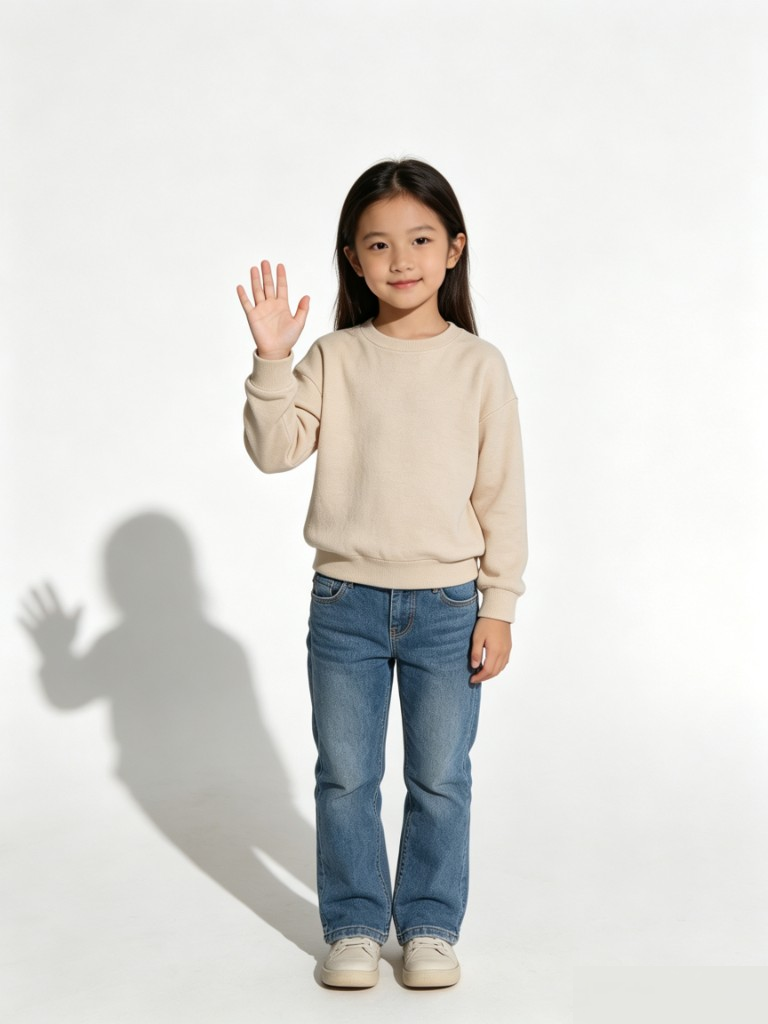
#> input picture docs/prototypes/XOLOME DIY Tab Prototype/covers-v2/diy-realtime-person-clean.png, 768 x 1024 px, given in place of guide-person.png, which was not available
$ python fix-guide-frames.py
#> lines starting #> are read from the running program, lines starting #| are printed output that depends on the picture; after the words box and inside, x2 and y2 are one past the last pixel; in counts of white or black regions, pixels touching at a corner belong together; pictures that were not available may be replaced by others from this repository, and a replacement may not be noted
"""Rebuild shooting guides: remove Doubao BR watermarks, re-frame cleanly.

Surgical scrub on source (dark→#000, floor glyphs→clone from above),
then extract photo with extra bottom/right trim so the watermark band
is cropped off before framing into a fresh black rounded viewfinder.
"""
from __future__ import annotations

from pathlib import Path

import cv2
import numpy as np
from PIL import Image, ImageDraw

OUT = Path(r"d:\cursoe_code\XOLOME DIY Tab Prototype\covers-v2")
SRC = OUT / "_src"

SOURCES = {
    "person": SRC / "guide_person_viewfinder_src.png",
    "pet": SRC / "guide_pet_viewfinder_src.png",
    "toy": SRC / "guide_toy_viewfinder_src.png",
}


def open_rgb(path: Path) -> Image.Image:
    im = Image.open(path)
    if im.mode in ("RGBA", "LA"):
        bg = Image.new("RGB", im.size, (0, 0, 0))
        bg.paste(im, mask=im.split()[-1])
        return bg
    return im.convert("RGB")


# [99 lines left out: functions scrub_source, heal_photo_br, extract_photo, not called in this run]


def save(im: Image.Image, name: str) -> None:
    path = OUT / name
    tmp = OUT / f".tmp_{name}"
    im.save(tmp, "PNG")
    try:
        tmp.replace(path)
    except OSError:
        alt = OUT / f"_new_{name}"
        im.save(alt, "PNG")
        path.write_bytes(alt.read_bytes())
        alt.unlink(missing_ok=True)
        tmp.unlink(missing_ok=True)
    print(f"OK {name} {im.size[0]}x{im.size[1]}")


def subject_portrait_crop(im: Image.Image, aspect: float = 3 / 4) -> Image.Image:
    """Crop wide studio shot to a portrait window that keeps the full subject."""
    arr = np.asarray(im)
    h, w = arr.shape[:2]
    g = cv2.cvtColor(arr, cv2.COLOR_RGB2GRAY)
    sat = cv2.cvtColor(arr, cv2.COLOR_RGB2HSV)[:, :, 1]
    blur = cv2.GaussianBlur(g, (0, 0), 24)
    diff = cv2.subtract(blur, g)
    core = ((g < 210) | (sat > 26) | (diff > 8)).astype(np.uint8) * 255
    core = cv2.morphologyEx(core, cv2.MORPH_CLOSE, np.ones((9, 9), np.uint8))
    n, labels, stats, cents = cv2.connectedComponentsWithStats(core, 8)
    best, best_score = -1, -1.0
    for i in range(1, n):
        area = stats[i, cv2.CC_STAT_AREA]
        if area < h * w * 0.006:
            continue
        cx, cy = cents[i]
        score = float(area) - abs(cx - w / 2) * 40 - abs(cy - h * 0.55) * 6
        if score > best_score:
            best_score, best = score, i
    if best < 0:
        return im
    x0 = stats[best, cv2.CC_STAT_LEFT]
    y0 = stats[best, cv2.CC_STAT_TOP]
    bw = stats[best, cv2.CC_STAT_WIDTH]
    bh = stats[best, cv2.CC_STAT_HEIGHT]
    # Pad so head/feet/shadow stay inside
    pad_x = int(bw * 0.55)
    pad_y_top = int(bh * 0.14)
    pad_y_bot = int(bh * 0.22)  # extra room for feet + floor
    sx0 = max(0, x0 - pad_x)
    sx1 = min(w, x0 + bw + pad_x)
    sy0 = max(0, y0 - pad_y_top)
    sy1 = min(h, y0 + bh + pad_y_bot)
    # Expand to target portrait aspect without clipping subject box
    box_w, box_h = sx1 - sx0, sy1 - sy0
    target_h = max(box_h, int(round(box_w / aspect)))
    target_w = max(box_w, int(round(target_h * aspect)))
    if target_w > w:
        target_w = w
        target_h = int(round(target_w / aspect))
    if target_h > h:
        target_h = h
        target_w = int(round(target_h * aspect))
    cx = (sx0 + sx1) // 2
    # Bias down slightly so feet have room
    cy = int((sy0 + sy1) * 0.52)
    nx0 = max(0, min(w - target_w, cx - target_w // 2))
    ny0 = max(0, min(h - target_h, cy - target_h // 2))
    # Prefer keeping bottom (feet) if we had to shift
    if sy1 > ny0 + target_h:
        ny0 = max(0, sy1 - target_h)
    if sy0 < ny0:
        # Shift up only enough to keep head; never sacrifice feet box
        ny0 = max(0, min(h - target_h, sy1 - target_h))
    return im.crop((nx0, ny0, nx0 + target_w, ny0 + target_h))


# [49 lines left out: function scrub_white_studio_wm, not called in this run]


def strip_green_crosshair(im: Image.Image) -> Image.Image:
    """Remove baked neon-green aiming cross from AI viewfinder sources."""
    arr = np.asarray(im).copy()
    h, w, _ = arr.shape
    r, g, b = arr[:, :, 0].astype(np.int16), arr[:, :, 1].astype(np.int16), arr[:, :, 2].astype(np.int16)
    green = (g > 140) & (g > r + 40) & (g > b + 25) & (r < 160)
    # Prefer center region (viewfinder crosshair)
    yy = np.arange(h)[:, None]
    xx = np.arange(w)[None, :]
    center = (np.abs(yy - h / 2) < h * 0.18) & (np.abs(xx - w / 2) < w * 0.18)
    mask = np.zeros((h, w), np.uint8)
    mask[green & center] = 255
    # Also catch any green arms that spilled slightly outside
    mask[green] = np.maximum(mask[green], 255)
    if not mask.any():
        return im
    # Keep only components near center
    n, labels, stats, cents = cv2.connectedComponentsWithStats(mask, 8)
    keep = np.zeros((h, w), np.uint8)
    for i in range(1, n):
        cx, cy = cents[i]
        if abs(cx - w / 2) < w * 0.22 and abs(cy - h / 2) < h * 0.22:
            keep[labels == i] = 255
    if not keep.any():
        keep = mask
    keep = cv2.dilate(keep, np.ones((5, 5), np.uint8), iterations=3)
    bgr = cv2.cvtColor(arr, cv2.COLOR_RGB2BGR)
    out = cv2.inpaint(bgr, keep, 7, cv2.INPAINT_TELEA)
    return Image.fromarray(cv2.cvtColor(out, cv2.COLOR_BGR2RGB))


# [31 lines left out: function soft_scrub_photo_br, not called in this run]


def trim_polaroid_margin(im: Image.Image) -> Image.Image:
    """If source is a Polaroid-style white matte, crop to the photo island."""
    g = np.asarray(im.convert("L"))
    h, w = g.shape
    # White margin: top/side median very bright AND bottom band also bright
    edge = float(np.median(np.concatenate([g[:20, :].ravel(), g[:, :20].ravel(), g[:, -20:].ravel()])))
    bottom = float(np.median(g[int(h * 0.92) :, :]))
    if edge < 220 or bottom < 200:
        return im
    # Find darker content (carpet / subject) vs white matte
    content = (g < 230).astype(np.uint8) * 255
    content = cv2.morphologyEx(content, cv2.MORPH_OPEN, np.ones((9, 9), np.uint8))
    ys, xs = np.where(content > 0)
    if len(xs) < 500:
        return im
    x0, x1 = int(xs.min()), int(xs.max()) + 1
    y0, y1 = int(ys.min()), int(ys.max()) + 1
    # Require meaningful inset from edges
    if x0 < 8 or y0 < 8 or (w - x1) < 8:
        return im
    pad = 2
    return im.crop((max(0, x0 - pad), max(0, y0 - pad), min(w, x1 + pad), min(h, y1 + pad)))


# [29 lines left out: function pad_feet_floor, not called in this run]


def apply_barrel_distortion(im: Image.Image, strength: float = 0.11) -> Image.Image:
    """Mild barrel distortion — phone / compact-lens look (subtle, not fisheye)."""
    arr = np.asarray(im)
    h, w = arr.shape[:2]
    if h < 32 or w < 32:
        return im
    yy, xx = np.mgrid[0:h, 0:w].astype(np.float32)
    cx, cy = (w - 1) * 0.5, (h - 1) * 0.5
    # Normalize by half-diagonal so corners ≈ 1.0
    scale = max(cx, cy)
    xn = (xx - cx) / scale
    yn = (yy - cy) / scale
    r2 = xn * xn + yn * yn
    # Sample farther out at edges → barrel curve
    factor = 1.0 + strength * r2
    map_x = (cx + xn * factor * scale).astype(np.float32)
    map_y = (cy + yn * factor * scale).astype(np.float32)
    out = cv2.remap(
        arr,
        map_x,
        map_y,
        interpolation=cv2.INTER_LINEAR,
        borderMode=cv2.BORDER_REPLICATE,
    )
    return Image.fromarray(out)


def apply_lens_vignette(
    im: Image.Image,
    *,
    start: float = 0.45,
    amount: float = 0.38,
    floor: float = 0.58,
) -> Image.Image:
    """Radial falloff toward corners (optical vignette)."""
    arr = np.asarray(im).astype(np.float32)
    h, w = arr.shape[:2]
    yy, xx = np.mgrid[0:h, 0:w].astype(np.float32)
    cx, cy = (w - 1) * 0.5, (h - 1) * 0.5
    # Elliptical normalize to window
    nx = (xx - cx) / max(1.0, cx)
    ny = (yy - cy) / max(1.0, cy)
    r = np.sqrt(nx * nx + ny * ny)
    # Smoothstep falloff past `start`
    t = np.clip((r - start) / max(1e-6, 1.35 - start), 0.0, 1.0)
    t = t * t * (3.0 - 2.0 * t)
    vig = np.clip(1.0 - amount * t, floor, 1.0)[..., None]
    out = np.clip(arr * vig, 0, 255).astype(np.uint8)
    return Image.fromarray(out)


def draw_viewfinder_overlay(
    im: Image.Image,
    window: tuple[int, int, int, int],
    *,
    color: tuple[int, int, int] = (64, 232, 92),
) -> Image.Image:
    """Camera-lens chrome: segmented AF +, corner brackets, thin LCD rim."""
    out = im.copy()
    x0, y0, x1, y1 = window
    ww, wh = x1 - x0, y1 - y0
    cx, cy = (x0 + x1) // 2, (y0 + y1) // 2
    draw = ImageDraw.Draw(out)

    # Inner LCD rim just inside black bezel
    inset = 3
    draw.rounded_rectangle(
        [x0 + inset, y0 + inset, x1 - inset - 1, y1 - inset - 1],
        radius=max(8, min(ww, wh) // 18),
        outline=(28, 32, 30),
        width=2,
    )

    # Corner AF brackets
    br = max(18, min(ww, wh) // 14)
    bt = max(3, min(ww, wh) // 90)
    corners = [
        (x0 + 14, y0 + 14, 1, 1),
        (x1 - 14, y0 + 14, -1, 1),
        (x0 + 14, y1 - 14, 1, -1),
        (x1 - 14, y1 - 14, -1, -1),
    ]
    for ox, oy, sx, sy in corners:
        hx0, hx1 = sorted((ox, ox + sx * br))
        hy0, hy1 = oy - bt // 2, oy + bt // 2
        draw.rectangle([hx0, hy0, hx1, hy1], fill=color)
        vx0, vx1 = ox - bt // 2, ox + bt // 2
        vy0, vy1 = sorted((oy, oy + sy * br))
        draw.rectangle([vx0, vy0, vx1, vy1], fill=color)

    # Segmented center crosshair
    arm = max(40, min(78, ww // 9))
    gap = max(8, arm // 6)
    t = max(3, arm // 16)
    seg = max(10, arm // 3)
    draw.rectangle([cx - gap - arm, cy - t // 2, cx - gap - seg, cy + t // 2], fill=color)
    draw.rectangle([cx + gap + seg, cy - t // 2, cx + gap + arm, cy + t // 2], fill=color)
    draw.rectangle([cx - t // 2, cy - gap - arm, cx + t // 2, cy - gap - seg], fill=color)
    draw.rectangle([cx - t // 2, cy + gap + seg, cx + t // 2, cy + gap + arm], fill=color)
    draw.rectangle([cx - gap - seg + 2, cy - t // 2, cx - gap, cy + t // 2], fill=color)
    draw.rectangle([cx + gap, cy - t // 2, cx + gap + seg - 2, cy + t // 2], fill=color)
    draw.rectangle([cx - t // 2, cy - gap - seg + 2, cx + t // 2, cy - gap], fill=color)
    draw.rectangle([cx - t // 2, cy + gap, cx + t // 2, cy + gap + seg - 2], fill=color)
    tick = max(2, t)
    draw.rectangle([cx - tick, cy - 1, cx + tick, cy + 1], fill=color)
    draw.rectangle([cx - 1, cy - tick, cx + 1, cy + tick], fill=color)

    return out


def rebuild_guide(
    photo: Image.Image,
    tw: int = 768,
    th: int = 1024,
    radius: int = 52,
    *,
    feet_room: bool = False,
) -> Image.Image:
    """Frame photo in a camera-like black viewfinder with lens look + AF overlay."""
    margin_x, margin_top = 40, 36
    margin_bot = 110 if feet_room else 52
    max_w, max_h = tw - margin_x * 2, th - margin_top - margin_bot
    iw, ih = photo.size
    scale = min(max_w / iw, max_h / ih)
    nw, nh = max(1, int(round(iw * scale))), max(1, int(round(ih * scale)))
    resized = photo.resize((nw, nh), Image.Resampling.LANCZOS)
    # Optical look: barrel + vignette on the photo plate only
    resized = apply_barrel_distortion(resized, strength=0.10)
    resized = apply_lens_vignette(resized, start=0.42, amount=0.42, floor=0.55)
    x = (tw - nw) // 2
    y = margin_top + max(0, (max_h - nh) // 3)
    s = 4
    mask_hi = Image.new("L", (tw * s, th * s), 0)
    ImageDraw.Draw(mask_hi).rounded_rectangle(
        [x * s, y * s, (x + nw) * s, (y + nh) * s],
        radius=radius * s,
        fill=255,
    )
    mask = mask_hi.resize((tw, th), Image.Resampling.LANCZOS)
    photo_layer = Image.new("RGB", (tw, th), (0, 0, 0))
    photo_layer.paste(resized, (x, y))
    black = Image.new("RGB", (tw, th), (0, 0, 0))
    framed = Image.composite(photo_layer, black, mask)
    return draw_viewfinder_overlay(framed, (x, y, x + nw, y + nh))

def is_viewfinder_framed(im: Image.Image) -> bool:
    """True if image already has a dark rounded viewfinder bezel."""
    g = np.asarray(im.convert("L"))
    h, w = g.shape
    edge = float(np.median(np.concatenate([g[:, :16].ravel(), g[:, -16:].ravel(), g[:16, :].ravel()])))
    return edge < 40


def main() -> None:
    for key in ("person", "pet", "toy"):
        src = SOURCES[key]
        if not src.exists():
            src = OUT / f"guide-{key}.png"
        print(key)
        raw = strip_green_crosshair(open_rgb(src))
#> in open_rgb, im is the input picture: PIL image 768x1024 RGB; mean R, G, B 218.9, 217.8, 214.5
#> in strip_green_crosshair, `r, g, b = arr[:, :, 0].astype(np.int16), arr[:, :, 1].astype(np.int16)..`:
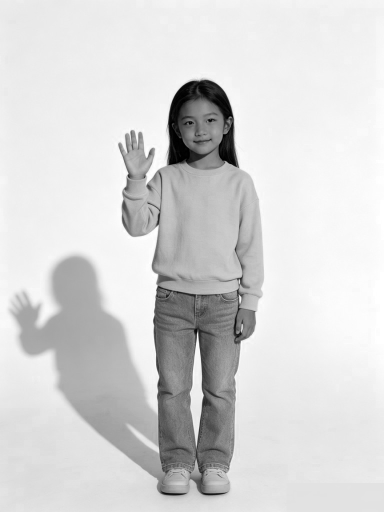
#> b: shape (1024, 768) int16 (shown at 1/2 size); min 0, max 255, mean 214.5
        if is_viewfinder_framed(raw):
            # Drop old bezel (and BR watermark on it); rebuild clean rounded frame
#> in is_viewfinder_framed, `edge = float(np.median(np.concatenate([g[:, :16].ravel(), g[:, -16:].r..`: edge = 243
            photo = extract_photo(raw, thr=35)
            pw, ph = photo.size
            # Mild BR trim only — keep feet (watermark usually on dropped black bezel)
            photo = photo.crop((0, 0, pw - max(6, int(pw * 0.01)), ph - max(8, int(ph * 0.012))))
            photo = strip_green_crosshair(photo)
            print(f"  extract+reframe {photo.size[0]}x{photo.size[1]}")
            guide = rebuild_guide(photo, feet_room=(key == "person"))
            save(guide, f"guide-{key}.png")
            continue
        gray = np.asarray(raw.convert("L"))
        is_studio = float(np.median(gray[: gray.shape[0] // 5])) > 180
#> is_studio = True
        if is_studio:
            before = raw.size
            photo = trim_polaroid_margin(raw)
#> in trim_polaroid_margin, `edge = float(np.median(np.concatenate([g[:20, :].ravel(), g[:, :20].ra..`: edge = 242
#> in trim_polaroid_margin, `bottom = float(np.median(g[int(h * 0.92) :, :]))`: bottom = 228
#> in trim_polaroid_margin, `content = cv2.morphologyEx(content, cv2.MORPH_OPEN, np.ones((9, 9), np..`:
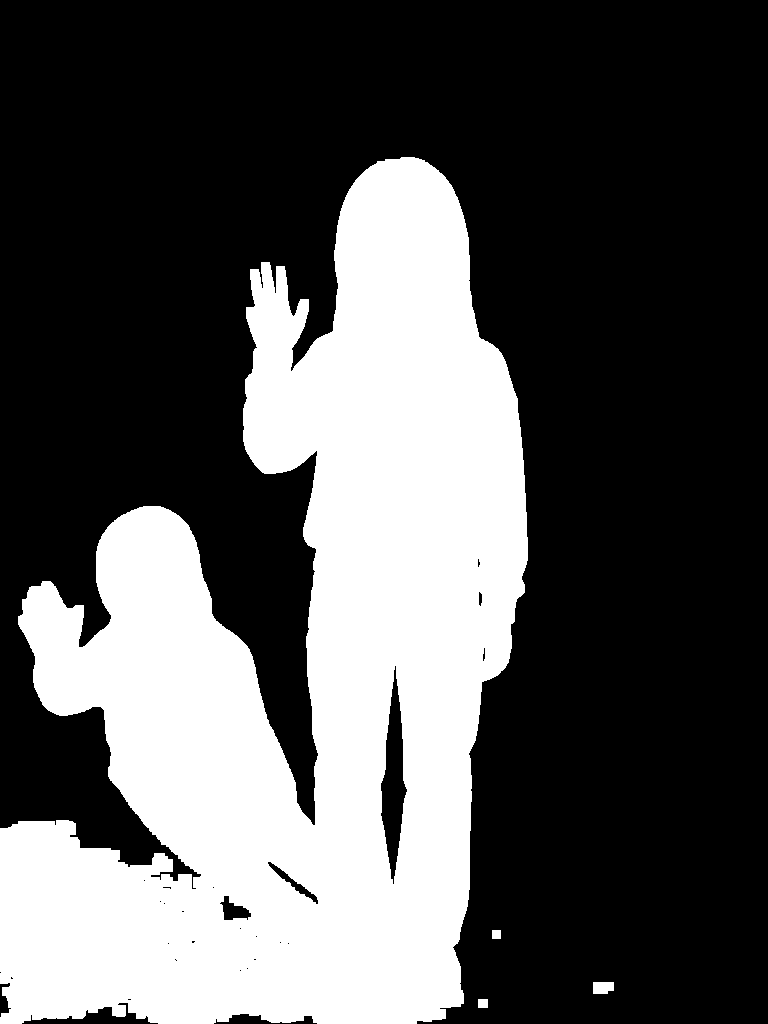
#> content: shape (1024, 768); 33.5% white; 4 white regions, box (x1, y1, x2, y2) and area: (0, 157, 528, 1024) 263128, (593, 982, 614, 994) 234, (478, 999, 488, 1008) 90, (492, 930, 501, 939) 81
#> in trim_polaroid_margin, `x0, x1 = int(xs.min()), int(xs.max()) + 1`: x0 = 0; x1 = 614
#> in trim_polaroid_margin, `y0, y1 = int(ys.min()), int(ys.max()) + 1`: y0 = 157; y1 = 1024
            was_polaroid = photo.size != before
            photo = subject_portrait_crop(photo)
#> in subject_portrait_crop, `core = cv2.morphologyEx(core, cv2.MORPH_CLOSE, np.ones((9, 9), np.uint..`:
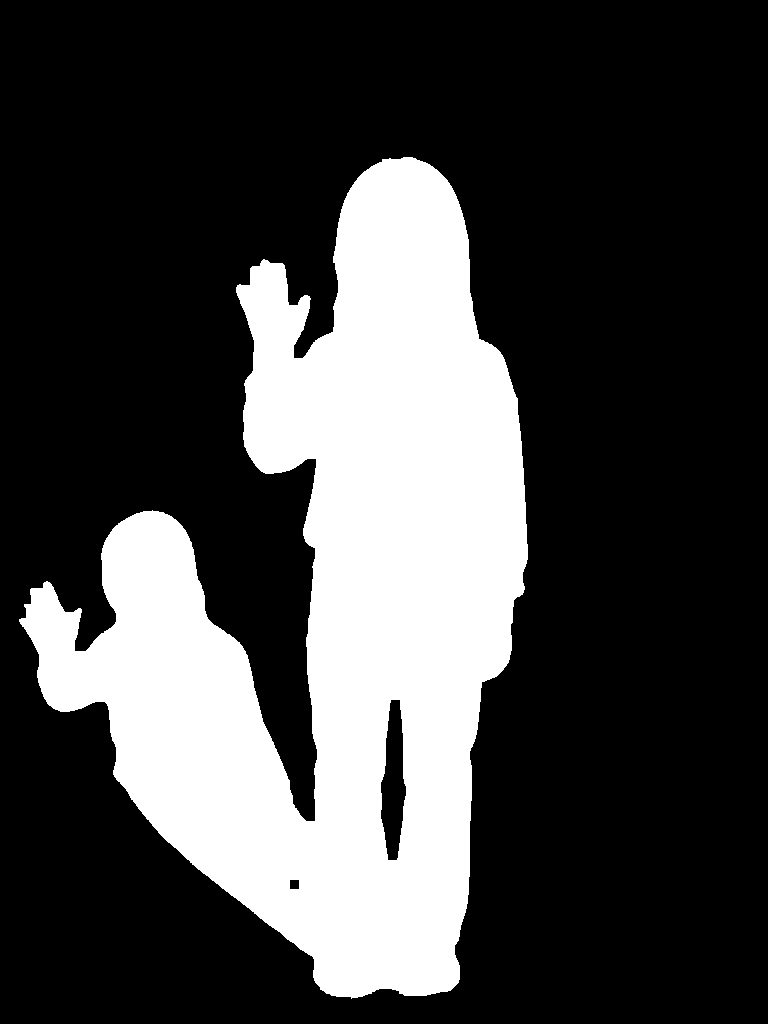
#> core: shape (1024, 768); 26.6% white; 1 white region, box (x1, y1, x2, y2) and area: (19, 157, 528, 999) 208925
#> in subject_portrait_crop, `n, labels, stats, cents = cv2.connectedComponentsWithStats(core, 8)`: n = 2; stats = [[0, 0, 768, 1024, 577507], [19, 157, 509, 842, 208925]]; cents = [[401, 477.3], [335.1, 606.1]]
#> the loop in subject_portrait_crop, `for i in range(1, n):` made 1 pass
#> (area, cx, cy, score, best_score, best) on pass 1: (208925, 335.1, 606.1, 206712, 206712, 1)
#> after the loop in subject_portrait_crop, `for i in range(1, n):`: best = 1; best_score = 206712
#> in subject_portrait_crop, `x0 = stats[best, cv2.CC_STAT_LEFT]`: x0 = 19
#> in subject_portrait_crop, `y0 = stats[best, cv2.CC_STAT_TOP]`: y0 = 157
#> in subject_portrait_crop, `bw = stats[best, cv2.CC_STAT_WIDTH]`: bw = 509
#> in subject_portrait_crop, `bh = stats[best, cv2.CC_STAT_HEIGHT]`: bh = 842
#> in subject_portrait_crop, `pad_x = int(bw * 0.55)`: pad_x = 279
#> in subject_portrait_crop, `pad_y_top = int(bh * 0.14)`: pad_y_top = 117
#> in subject_portrait_crop, `pad_y_bot = int(bh * 0.22)`: pad_y_bot = 185
#> in subject_portrait_crop, `sx0 = max(0, x0 - pad_x)`: sx0 = 0
#> in subject_portrait_crop, `sx1 = min(w, x0 + bw + pad_x)`: sx1 = 768
#> in subject_portrait_crop, `sy0 = max(0, y0 - pad_y_top)`: sy0 = 40
#> in subject_portrait_crop, `sy1 = min(h, y0 + bh + pad_y_bot)`: sy1 = 1024
#> in subject_portrait_crop, `box_w, box_h = sx1 - sx0, sy1 - sy0`: box_w = 768; box_h = 984
#> in subject_portrait_crop, `target_h = max(box_h, int(round(box_w / aspect)))`: target_h = 1024
#> in subject_portrait_crop, `target_w = max(box_w, int(round(target_h * aspect)))`: target_w = 768
#> in subject_portrait_crop, `cx = (sx0 + sx1) // 2`: cx = 384
#> in subject_portrait_crop, `cy = int((sy0 + sy1) * 0.52)`: cy = 553
#> in subject_portrait_crop, `nx0 = max(0, min(w - target_w, cx - target_w // 2))`: nx0 = 0
            pw, ph = photo.size
            if was_polaroid:
                # Watermark lived on white matte (already trimmed) — keep full feet
                photo = photo.crop((0, 0, pw - max(4, int(pw * 0.006)), ph))
            else:
                # Doubao on studio floor: trim thin BR strip only (avoid chopping feet)
                photo = photo.crop(
                    (0, 0, pw - max(10, int(pw * 0.018)), ph - max(12, int(ph * 0.022)))
                )
        else:
            raw = scrub_source(raw)
            photo = extract_photo(raw)
            pw, ph = photo.size
            photo = photo.crop((0, 0, pw - max(8, int(pw * 0.012)), ph - max(12, int(ph * 0.02))))
        photo = strip_green_crosshair(photo)
        print(f"  photo {photo.size[0]}x{photo.size[1]} studio={is_studio}")
#|   photo 755x1002 studio=True
        guide = rebuild_guide(photo, feet_room=(key == "person"))
#> in apply_lens_vignette, `out = np.clip(arr * vig, 0, 255).astype(np.uint8)`:
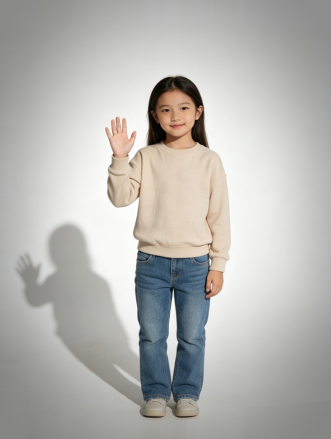
#> out: shape (878, 662, 3) (shown at 1/2 size); mean R, G, B 182.1, 180.9, 178
#> in rebuild_guide, `mask = mask_hi.resize((tw, th), Image.Resampling.LANCZOS)`:
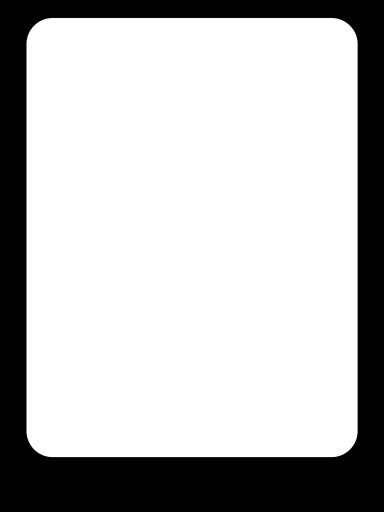
#> mask: PIL image 768x1024 L (shown at 1/2 size); min 0, max 255, mean 187.8
#> in rebuild_guide, `return draw_viewfinder_overlay(framed, (x, y, x + nw, y + nh))`:
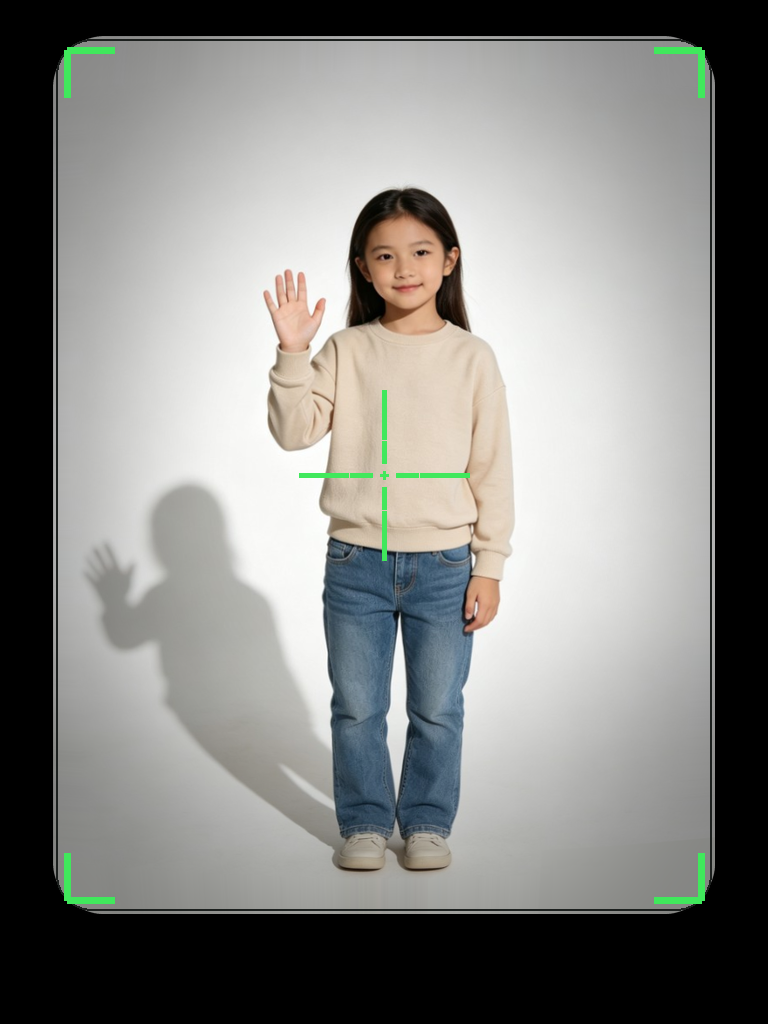
#> returned value: PIL image 768x1024 RGB; mean R, G, B 132.7, 132.8, 129.9
        save(guide, f"guide-{key}.png")
#| OK guide-person.png 768x1024
    print("done")


if __name__ == "__main__":
    main()
